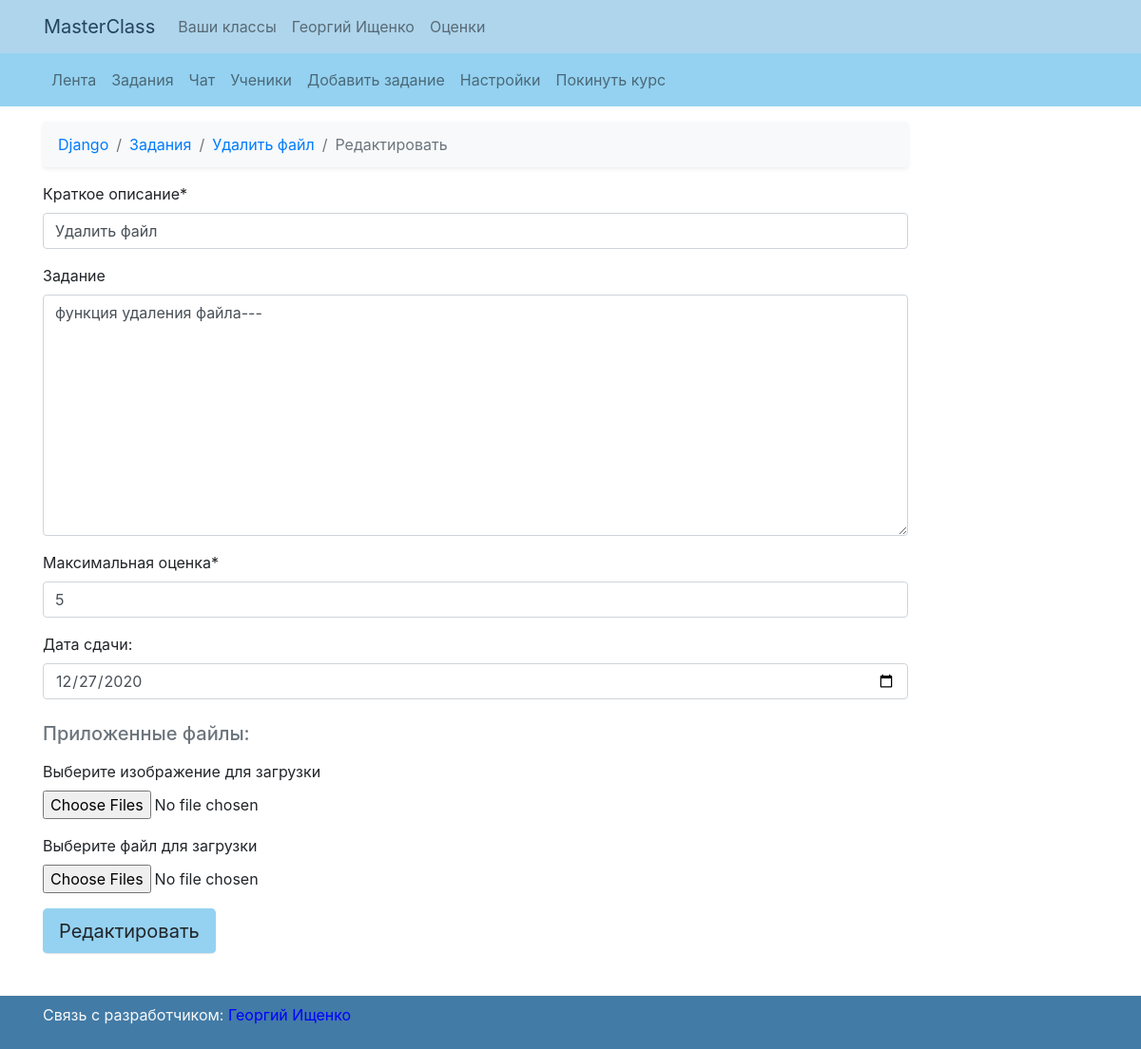
Page /classes/Django-21/task=612298/edit (signed in) on the earlier database version.
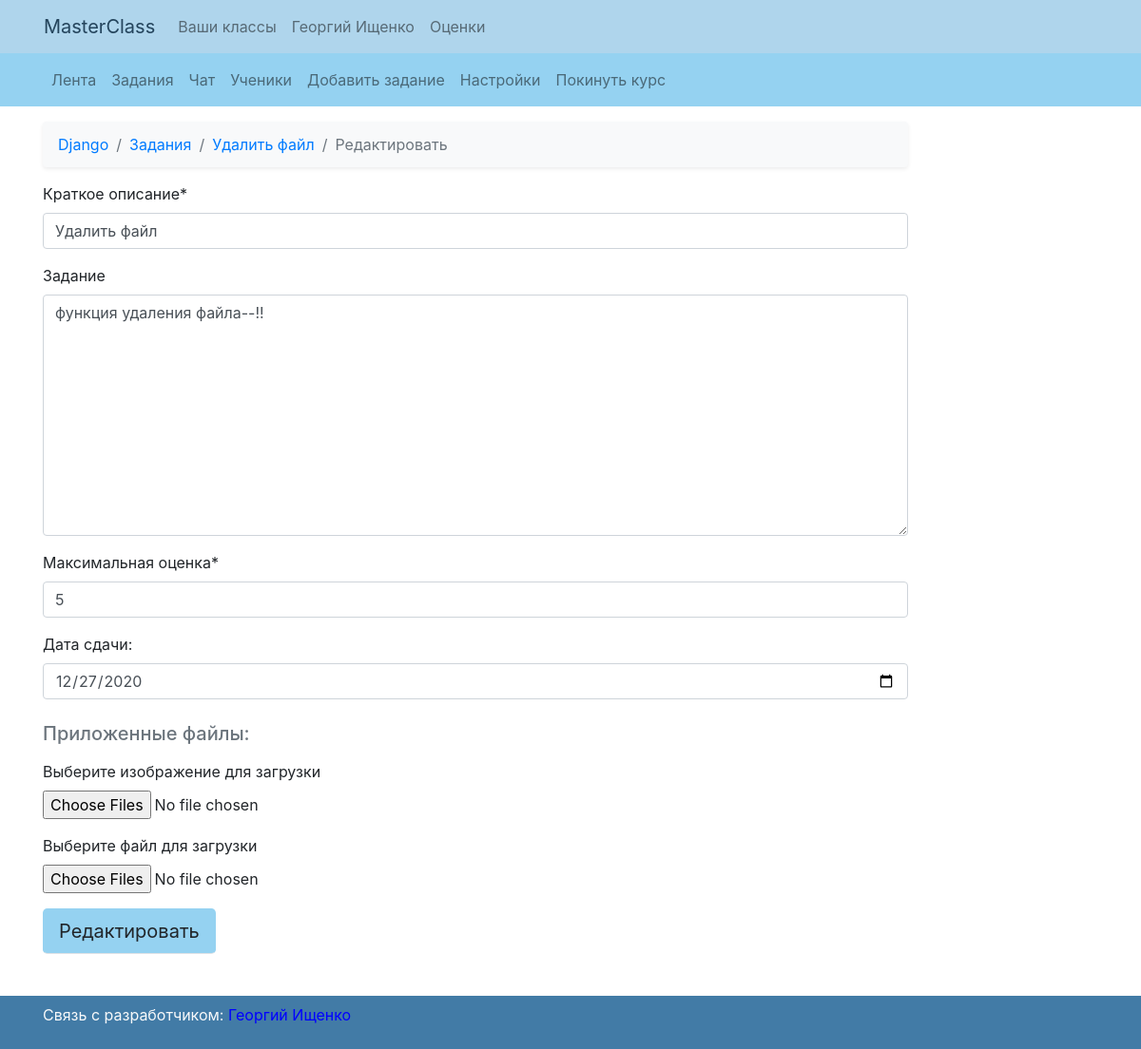
Same page on the later database version.
### my_class/models.py (models this page shows, shortened)
class Task(models.Model):
    title = models.CharField(max_length=32)
    body = RichTextUploadingField(blank=True, null=True)
    date = models.DateField()
    current_class = models.ForeignKey('Class', on_delete=models.CASCADE, null=True, blank=True)
    author = models.ForeignKey(settings.AUTH_USER_MODEL, on_delete=models.CASCADE, blank=True, null=True)
    published_date = models.DateTimeField(auto_now_add=True)
    edit_date = models.DateTimeField(auto_now_add=True, blank=True, null=True)
    max_mark = models.IntegerField(default=5)
    def get_date(self):
        return str(self.date)
    def has_files(self):
        if Files.objects.filter(task=self, is_student_file=False).exists():
            print(Files.objects.filter(task=self, is_student_file=False))
            return True
        else:
            return False
    class Meta:
        verbose_name = "Задания"
        verbose_name_plural = "Задания"
    def get_absolute_url(self):
        return reverse('task-view', kwargs={'name': self.current_class.name, 'pk': self.current_class.pk,
                                            'pin': generate_pin(self.pk)})

### my_class/views.py (the view, shortened to what this page needs)
# urls.py: path('classes/<str:name>-<int:pk>/task=<int:pin>/edit', class_task_edit, name='task-edit'),
@login_required
def class_task_edit(request, name, pk, pin):
    task = get_object_or_404(Task, pk=decode(pin))
    current_class = get_object_or_404(Class, pk=pk)
    files = Files.objects.filter(task=task)
    images = Images.objects.filter(task=task)
    form = TaskAdd(instance=task)
    file_form = FileForm()
    return render(request, 'class_task_edit.html', {
        'class': current_class,
        'form': form,
        'task': task,
        'file_form': file_form,
    })

### my_class/forms.py
class TaskAdd(forms.ModelForm):
	title = forms.CharField(
		label='Краткое описание',
		widget=forms.TextInput(attrs={'placeholder': 'Краткое описание'}))
	body = forms.CharField(
		label='Задание',
		widget=forms.Textarea(attrs={'placeholder': 'Описание'}), required=False)
	max_mark = forms.IntegerField(
		label='Максимальная оценка',
		widget=forms.NumberInput(attrs={'placeholder': 'Максимальная оценка'}))
	class Meta:
		model = Task
		fields = ('title', 'body', 'date', 'max_mark')

class FileForm(forms.Form):
	files = forms.FileField(
		label='Выберите файл для загрузки',
		widget=forms.ClearableFileInput(attrs={'multiple': True}), required=False)
	images = forms.ImageField(
		label='Выберите изображение для загрузки',
		widget=forms.ClearableFileInput(attrs={'multiple': True}), required=False)

### my_class/models.py (called while the page is built)
def generate_pin(n):
    return n ^ 612345

    def get_absolute_url_feed(self):
        return reverse('feed', kwargs={'name': self.name, 'pk': self.pk})

    def get_absolute_url_tasks(self):
        return reverse('tasks', kwargs={'name': self.name, 'pk': self.pk})

    def get_absolute_url_task_add(self):
        return reverse('task-add', kwargs={'name': self.name, 'pk': self.pk})

### my_class/templates/class_task_edit.html (shortened to what this page needs)
{% extends "base.html" %}
  {% block content%}
  <body>
  {% include 'class_nav.html' %}
    	<div class="container mt-3">
        <form class="" method="POST" action="" style="padding-right:200px;">
          {% load crispy_forms_tags %}
          <nav aria-label="breadcrumb">
			  <ol class="breadcrumb bg-light shadow-sm">
				<li class="breadcrumb-item"><a href="{{class.get_absolute_url_feed}}">{{class.name}}</a></li>
				<li class="breadcrumb-item"><a href="{{class.get_absolute_url_tasks}}">Задания</a></li>
                <li class="breadcrumb-item"><a href="{{task.get_absolute_url}}">{{task.title}}</a></li>
				<li class="breadcrumb-item active" aria-current="page">Редактировать</li>
			  </ol>
			</nav>
          {{ form.title | as_crispy_field }}
          {% autoescape off %}
          {{ form.body | as_crispy_field }}
          {% endautoescape %}
          {{ form.max_mark | as_crispy_field }}
          <label>Дата сдачи:</label>
          <input type="date" name="date" placeholder="Дата сдачи" class="form-control" value="{{task.get_date}}"><br>
            <h5 class="mb-3 text-muted">Приложенные файлы:</h5>
            {{ file_form.images | as_crispy_field }}
            {{ file_form.files | as_crispy_field }}
          <button class="btn btn-lg border-bottom" type="submit"
          style="background-color: #95D2F1;">Редактировать</button>
        </form>
      </div>
  </body>
{% endblock %}

Differences in the rows shown:
changed Task "Удалить файл": body "функция удаления файла---" → "функция удаления файла--!!"
